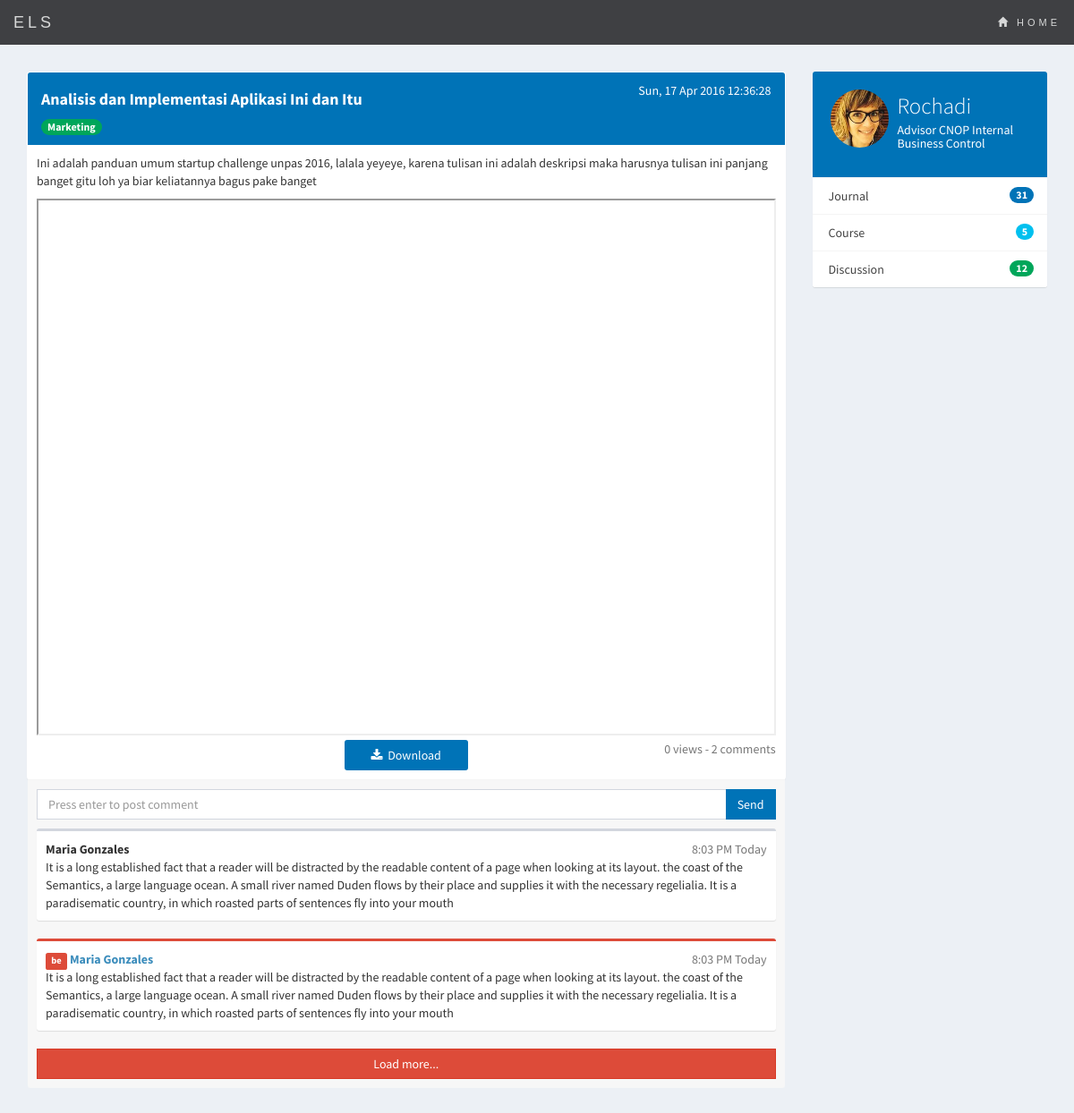
Screenshot of /journal/view/2 with the database file from the repository.
### tables this page shows
CREATE TABLE `journal` (
  `id_journal` int(11) NOT NULL,
  `id_user` int(11) NOT NULL,
  `id_directorate` int(11) NOT NULL,
  `title` varchar(100) NOT NULL,
  `description` text NOT NULL,
  `file` varchar(500) NOT NULL,
  `views` int(11) NOT NULL DEFAULT '0',
  `created_at` timestamp NOT NULL DEFAULT CURRENT_TIMESTAMP ON UPDATE CURRENT_TIMESTAMP,
  `status` int(11) NOT NULL DEFAULT '0'
);

CREATE TABLE `directorate` (
  `id_directorate` int(11) NOT NULL,
  `id_scope` int(11) NOT NULL,
  `directorate_name` varchar(100) NOT NULL
);

CREATE TABLE `profile` (
  `id_profile` int(11) NOT NULL,
  `NIK` varchar(50) NOT NULL,
  `id_user` int(11) NOT NULL,
  `fullname` varchar(255) NOT NULL,
  `birthdate` date DEFAULT NULL,
  `gender` enum('L','P') DEFAULT NULL,
  `id_expert` int(11) NOT NULL,
  `point` int(11) NOT NULL DEFAULT '0',
  `be_file` varchar(500) DEFAULT NULL,
  `updated_at` timestamp NOT NULL DEFAULT CURRENT_TIMESTAMP ON UPDATE CURRENT_TIMESTAMP,
  `login` int(11) NOT NULL DEFAULT '0'
);

CREATE TABLE `expert` (
  `id_expert` int(11) NOT NULL,
  `id_directorate` int(11) NOT NULL,
  `expert_name` varchar(100) NOT NULL
);

### application/controllers/Journal.php (called while the page is built, shortened)
<?php
class Journal extends CI_Controller
{
	function __construct(){
			$this->load->model("Journal_model");
		}
	public function view($id_journal, $comment_page=1){
		$comment_page--;
		$data['journal'] = $this->Journal_model->viewjournal($id_journal);
		$data['title'] = $data['journal'][0]->title." | Journal";
		$data['comment'] = $this->Journal_model->getcomment($id_journal, $comment_page);
		$this->load->view('journal_view',$data);
	}
}

### index.php (called while the page is built, shortened)
<?php
require_once BASEPATH.'core/CodeIgniter.php';

### application/models/Journal_model.php (called while the page is built, shortened)
<?php
class Journal_model extends CI_Model
{
	function viewjournal($id){
		return $this->db->query("SELECT title, fullname, description, id_journal, user.id_user, expert_name, directorate_name, created_at, file, views
			FROM journal, directorate, user, profile, expert
			WHERE journal.id_directorate = directorate.id_directorate
				AND journal.id_journal = '$id'
				AND user.id_user = journal.id_user
				AND profile.id_expert = expert.id_expert
		")->result();
	}
}

### application/views/journal_view.php (the view)
<?php include "header.php" ?>
	<div class="container">
		<div class="row">
			<div class="col-md-9 isi ">
              <div class="panel">
                <div class="panel-heading bg-blue">
                	<span class="pull-right"><?php echo date('D, d M Y H:i:s',strtotime($journal[0]->created_at)) ?></span>
                	<h4><strong><?php echo $journal[0]->title ?></strong></h4>
					<span class="badge bg-green"><?php echo $journal[0]->directorate_name ?></span>
                </div>
                <div class="box-body">
                  <p><?php echo $journal[0]->description ?></p>
                  <div class="clearfix">
                    <iframe width="100%" height="600px" border="0" src="<?php echo base_url('pdfjs/web/viewer.html?file='.base_url('uploads/'.$journal[0]->file)) ?>"></iframe>
                  </div>
                  <a class="btn bg-blue col-md-2 col-md-offset-5" href="<?php echo base_url('uploads/'.$journal[0]->file) ?>"><i class="fa fa-download"></i>&nbsp; Download</a>
                  <span class="pull-right text-muted"><?php echo $journal[0]->views ?> views - 2 comments</span>
                </div>
                <div class="box-footer col-md-12 komentar-badan">
                  <form action="#" method="post">
                  	<div class="input-group send-comment">
                      <input type="text" class="form-control input-md" placeholder="Press enter to post comment">
                      <span class="input-group-btn">
                      	<button class="btn btn-flat bg-blue">Send</button>
                      </span>
                  	</div>
                  </form>
                    <div class="comment-text komentar box">
                      <span class="username">
                        <span class="text-muted pull-right">8:03 PM Today</span>
                        <strong>Maria Gonzales </strong><br>
                      </span>
                      It is a long established fact that a reader will be distracted
                      by the readable content of a page when looking at its layout. the coast of the Semantics, a large language ocean.
                    A small river named Duden flows by their place and supplies
                    it with the necessary regelialia. It is a paradisematic
                    country, in which roasted parts of sentences fly into
                    your mouth
                    </div>
                  <div class="comment-text komentar box box-danger">
                      <span class="username">
                        <span class="text-muted pull-right">8:03 PM Today</span>
                        <small class="label bg-red">be</small>
                        <strong><a href=""> Maria Gonzales</a></strong><br>
                      </span>
                      It is a long established fact that a reader will be distracted
                      by the readable content of a page when looking at its layout. the coast of the Semantics, a large language ocean.
                    A small river named Duden flows by their place and supplies
                    it with the necessary regelialia. It is a paradisematic
                    country, in which roasted parts of sentences fly into
                    your mouth
                    </div>
                    <button class="btn btn-danger btn-block btn-flat" id="load-comment">Load more...</button>
                </div>
              </div>
			</div>
			<div class="col-md-3 isi">
              <div class="box box-widget widget-user-2">
                <div class="widget-user-header bg-blue">
                  <div class="widget-user-image">
                    <img class="img-circle" src="http://localhost/adminlte/dist/img/user7-128x128.jpg" alt="User Avatar">
                  </div>
                  <h3 class="widget-user-username">
                  	<a class="clearlink" href="<?php echo site_url('user/'.$journal[0]->id_user) ?>">
                  		<?php echo $journal[0]->fullname ?>
                  	</a>
                  </h3>
                  <h5 class="widget-user-desc"><?php echo $journal[0]->expert_name ?></h5>
                </div>
                <div class="box-footer no-padding">
                  <ul class="nav nav-stacked">
                    <li><a href="#">Journal <span class="pull-right badge bg-blue">31</span></a></li>
                    <li><a href="#">Course <span class="pull-right badge bg-aqua">5</span></a></li>
                    <li><a href="#">Discussion <span class="pull-right badge bg-green">12</span></a></li>
                  </ul>
                </div>
              </div>
            </div>
		</div>
	</div>

### application/views/header.php (shortened to what this page needs)
<!DOCTYPE html>
<html lang="en">
	<head>
		<link href="<?php echo base_url('assets/css/bootstrap.min.css') ?>" rel="stylesheet">
		<link href="<?php echo base_url('assets/css/font-awesome.min.css') ?>" rel="stylesheet"/>
		<link href="<?php echo base_url('assets/css/main.css') ?>" rel="stylesheet" type="text/css">
		<link rel="stylesheet" type="text/css" href="<?php echo base_url('assets/css/AdminLTE.min.css') ?>">
		<link rel="stylesheet" type="text/css" href="<?php echo base_url('assets/css/skins/skin-black-light.min.css') ?>">
	</head>
	<body id="myPage" data-spy="scroll" data-target=".navbar" data-offset="50">
		<nav class="navbar navbar-default navbar-fixed-top">
		<div class="container-fluid">
			<div class="navbar-header">
				<a class="navbar-brand">ELS</a>
			</div>
			<div class="collapse navbar-collapse" id="myNavbar">
				<ul class="nav navbar-nav navbar-right">
					<li><a href="<?php echo site_url('home/dash') ?>"><span class="glyphicon glyphicon-home fa-fw"></span> HOME</a></li>
				</ul>
			</div>
		</div>
	</nav>

### assets/css/main.css (style rules this page uses)
body { padding-top: 40px; padding-bottom: 40px; background-color: #ecf0f5; }
.navbar { margin-bottom: 0; background-color: #2D2D30; border: 0; font-size: 11px !important; font-family: Montserrat, sans-serif; letter-spacing: 4px; opacity:0.9; }
.navbar li a, .navbar .navbar-brand { color: #D5D5D5 !important; }
.isi { margin-top: 40px; }
.komentar { padding: 10px !important; }
.komentar-badan { background-color: #f7f7f7 !important; }
.clearlink { color: #fff; }
.send-comment { margin-bottom: 10px; }

### rows the page displays
journal: created_at "Sun, 17 Apr 2016 12:36:28", title "Analisis dan Implementasi Aplikasi Ini dan Itu", id_directorate.directorate_name "Marketing", description "Ini adalah panduan umum startup challenge unpas 2016, lalala yeyeye, karena tulisan ini adalah deskripsi maka harusnya tulisan ini panjang banget gitu loh ya biar keliatannya bagus pake banget", views "0", profile.fullname "Rochadi", expert.expert_name "Advisor CNOP Internal Business Control"
